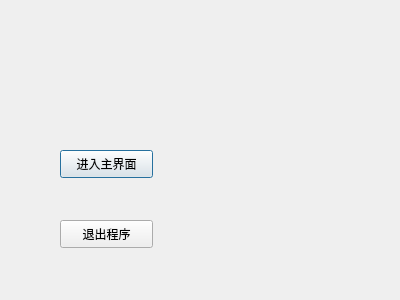
<?xml version="1.0" encoding="UTF-8"?>
<ui version="4.0">
 <class>MyDialog</class>
 <widget class="QDialog" name="MyDialog">
  <property name="geometry">
   <rect>
    <x>0</x>
    <y>0</y>
    <width>400</width>
    <height>300</height>
   </rect>
  </property>
  <property name="windowTitle">
   <string>Dialog</string>
  </property>
  <widget class="QPushButton" name="pushButton">
   <property name="geometry">
    <rect>
     <x>60</x>
     <y>150</y>
     <width>93</width>
     <height>28</height>
    </rect>
   </property>
   <property name="text">
    <string>进入主界面</string>
   </property>
  </widget>
  <widget class="QPushButton" name="pushButton_2">
   <property name="geometry">
    <rect>
     <x>60</x>
     <y>220</y>
     <width>93</width>
     <height>28</height>
    </rect>
   </property>
   <property name="text">
    <string>退出程序</string>
   </property>
  </widget>
 </widget>
 <resources/>
 <connections>
  <connection>
   <sender>pushButton_2</sender>
   <signal>clicked()</signal>
   <receiver>MyDialog</receiver>
   <slot>close()</slot>
   <hints>
    <hint type="sourcelabel">
     <x>96</x>
     <y>231</y>
    </hint>
    <hint type="destinationlabel">
     <x>105</x>
     <y>378</y>
    </hint>
   </hints>
  </connection>
 </connections>
</ui>
